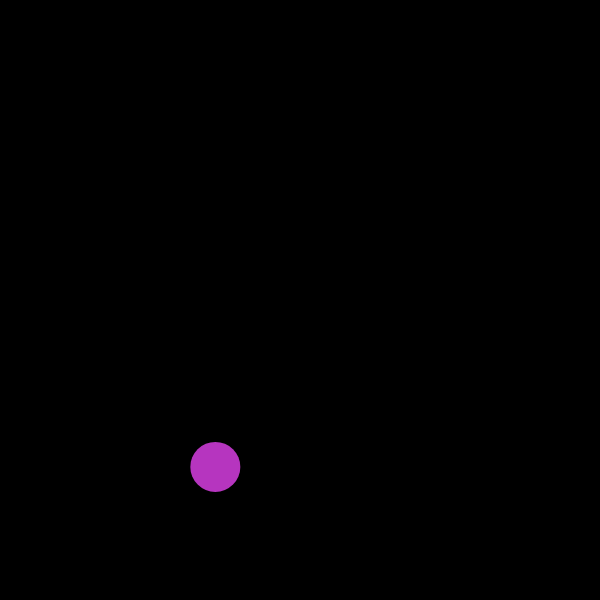
Frame 1 (no input)
Frame 60 (no input): identical to frame 1, image omitted
Frame 120 (the mouse pressed at the canvas centre since frame 60): identical to frame 1, image omitted

The p5.js sketch that drew this single still picture (run headless with seeded random() and noise() and a simulated clock; from frame 60 on, the mouse is pressed at the canvas centre):

// p5.js sketch
// ── sketch.js
let alturaTotal = 600;
let anchuraTotal = 600;
let pelotas = [];
let variables = {
	anchuraPelota: 50,
	viscosidadFluido: 1,
	fuerzaClick: 80
}


function setup() {
	createCanvas(anchuraTotal, alturaTotal);
	crearPelota();
}

function crearPelota() {
	let pelota = new Pelota(variables, anchuraTotal, alturaTotal);
	pelotas.push(pelota);
}

function draw () {
	background(0);
	pelotas.forEach((pelota) => {
		pelota.show();
	});
}

function mouseClicked() {
	// console.log(`mouse posxy -> ${mouseX}, ${mouseY}`);
	if(mouseX < 0 || mouseY < 0)
		return;
	if(mouseX > (anchuraTotal - 0))
		return;
	pelotas.forEach((pelota) => {
		pelota.golpear(mouseX, mouseY);
	});
  }
// ── pelota.js
class Pelota {
	constructor (variables, anchuraTotal, alturaTotal) {
		this.tamanio = variables.anchuraPelota;	
		this.fuerzaClick = variables.fuerzaClick;
		this.viscosidadFluido = variables.viscosidadFluido;
		this.vectorFuerza = {
			activado: false,
			posx: 0,
			posy: 0,
			cantidadAplicada: 0
		}
		this.vectorVelocidad = {
			x: 0,
			y: 0
		}

		this.r = random(0,255);
        this.g = random(0,255);
        this.b = random(0,255);
		this.posx = random(0+this.tamanio/2, anchuraTotal - this.tamanio/2);
		this.posy = random(0+this.tamanio/2, alturaTotal - this.tamanio/2);
	}

	show() {
		noStroke();
		fill(this.r,this.g,this.b);
		ellipse(this.posx, this.posy, this.tamanio, this.tamanio);
		this.desplazarse();
	}

	desplazarse() {
		if(this.vectorFuerza.activado) {// IMPRIMIR VELOCIDAD 
			this.vectorFuerza.activado = false;
			this.vectorVelocidad = {
				x: this.vectorFuerza.posx * this.vectorFuerza.cantidadAplicada,
				y: this.vectorFuerza.posy * this.vectorFuerza.cantidadAplicada
			}
		}

		if(this.vectorVelocidad.x == 0 || this.vectorVelocidad.y == 0)
			return;

		this.posx += this.vectorVelocidad.x;
		this.posy += this.vectorVelocidad.y;

		//REDUCIR VELOCIDAD POR VISCOSIDAD
		/* this.vectorVelocidad = {
			x: this.vectorVelocidad.x - ,
			y: this.vectorVelocidad.y - 
		} */
	}

	golpear(posx, posy) {
		let longitudDesdeCentro = 0;
		longitudDesdeCentro = Math.sqrt(Math.pow(this.posx - posx,2) + Math.pow(this.posy - posy,2));
		if(longitudDesdeCentro > this.tamanio / 2)
			return;
		//SI SIGUE ES PORQUE EL GOLPE ES DENTRO DE LA PELOTA
		let fuerzaProporcional = (this.fuerzaClick * (longitudDesdeCentro / (this.tamanio / 2))) / this.tamanio;
		let vectorUnitario = {x: (this.posx - posx) / longitudDesdeCentro, y: (this.posy - posy) / longitudDesdeCentro}
		this.crearVectorFuerza(fuerzaProporcional, vectorUnitario);
	}

	crearVectorFuerza(fuerzaProporcional, vectorUnitario) {
		this.vectorFuerza = {
			activado: true,
			posx: vectorUnitario.x,
			posy: vectorUnitario.y,
			cantidadAplicada: fuerzaProporcional
		};
	}
}
